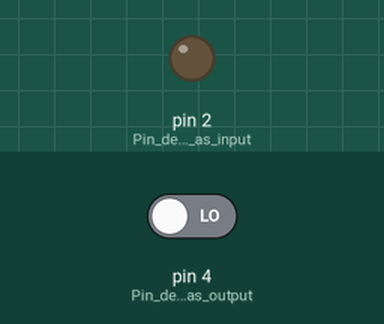
Recording of a sketch running on a simulated Arduino Uno, built with avr-gcc and run on an emulated ATmega328P. On the bench: output pins drawn as LEDs (lit = HIGH). The test bench sets the inputs (shaded band); at power-on: pin 4 (Pin_defined_as_output) LOW. What the sketch prints to the serial monitor is not drawn.

Above: at 1.2 s.
1.3 s: pin 4 (Pin_defined_as_output) driven HIGH
At 2.5 s:
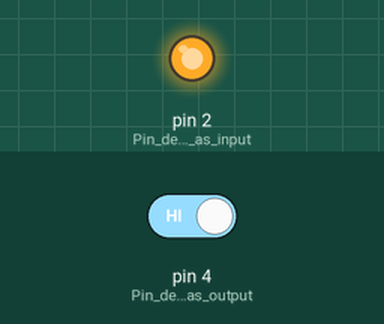
2.8 s: pin 4 (Pin_defined_as_output) driven LOW
At 3.8 s:
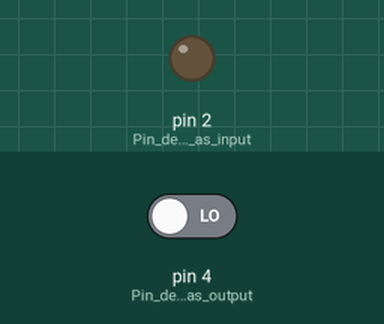
Timing chart, 0 to 5.8 s (numbered marks = the images above; inputs shaded):
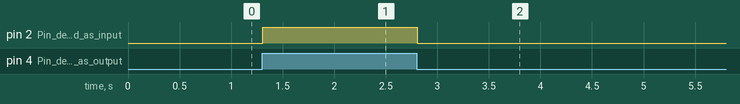

The sketch:

GPIO_Basics.ino
```cpp
/*
 * This code defines pins as input or output.
 */
int i; // Varible declared globally
void setup() {
  // put your setup code here, to run once:
  Serial.begin(9600); // Begin serial with baud rate 9600
  // put your setup code here, to run once:
  pinMode(2, OUTPUT); // Pin defined as input
  pinMode(4, INPUT);//  Pin defined as output
}

void loop() {
  // put your main code here, to run repeatedly:
  i = digitalRead(4); // Read the digital (High or Low) value of pin
  Serial.println(i); // write the value with new line.
  if (i == 1) digitalWrite(2, HIGH);  // Write the digital value high on pin.
  else digitalWrite(2, LOW); // Write the digital value low on pin.
}
```

Measured:
- after the input at 1.3 s, pin 2 (Pin_defined_as_input): LOW → HIGH at once
- after the input at 2.8 s, pin 2 (Pin_defined_as_input): HIGH → LOW at once
